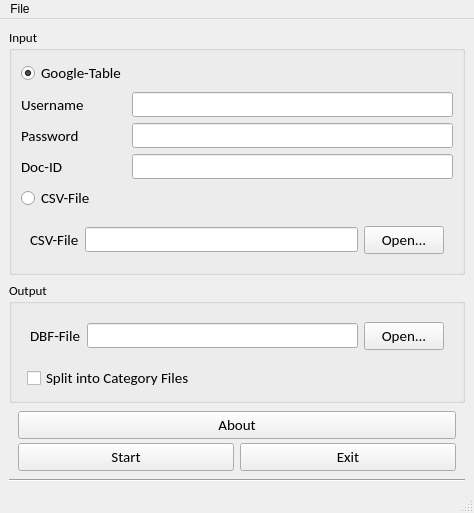
<?xml version="1.0" encoding="UTF-8"?>
<ui version="4.0">
 <author>Korbinian Stein</author>
 <class>MainWindow</class>
 <widget class="QMainWindow" name="MainWindow">
  <property name="geometry">
   <rect>
    <x>0</x>
    <y>0</y>
    <width>474</width>
    <height>504</height>
   </rect>
  </property>
  <property name="windowTitle">
   <string>Table2DBF</string>
  </property>
  <property name="windowIcon">
   <iconset resource="res_table2dbf.qrc">
    <normaloff>:/main/logo.png</normaloff>:/main/logo.png</iconset>
  </property>
  <widget class="QWidget" name="centralwidget">
   <layout class="QVBoxLayout" name="verticalLayout">
    <item>
     <widget class="QGroupBox" name="groupBox">
      <property name="sizePolicy">
       <sizepolicy hsizetype="Preferred" vsizetype="Preferred">
        <horstretch>0</horstretch>
        <verstretch>0</verstretch>
       </sizepolicy>
      </property>
      <property name="font">
       <font>
        <family>Calibri</family>
        <pointsize>10</pointsize>
       </font>
      </property>
      <property name="title">
       <string>Input</string>
      </property>
      <layout class="QFormLayout" name="formLayout">
       <item row="1" column="0">
        <widget class="QRadioButton" name="google_radio">
         <property name="font">
          <font>
           <family>Calibri</family>
           <pointsize>11</pointsize>
          </font>
         </property>
         <property name="text">
          <string>Google-Table</string>
         </property>
         <property name="checked">
          <bool>true</bool>
         </property>
        </widget>
       </item>
       <item row="2" column="0">
        <widget class="QLabel" name="label">
         <property name="font">
          <font>
           <family>Calibri</family>
           <pointsize>11</pointsize>
          </font>
         </property>
         <property name="text">
          <string>Username</string>
         </property>
        </widget>
       </item>
       <item row="2" column="1">
        <widget class="QLineEdit" name="username">
         <property name="minimumSize">
          <size>
           <width>300</width>
           <height>0</height>
          </size>
         </property>
         <property name="inputMethodHints">
          <set>Qt::ImhEmailCharactersOnly</set>
         </property>
        </widget>
       </item>
       <item row="3" column="0">
        <widget class="QLabel" name="label_2">
         <property name="font">
          <font>
           <family>Calibri</family>
           <pointsize>11</pointsize>
          </font>
         </property>
         <property name="text">
          <string>Password</string>
         </property>
        </widget>
       </item>
       <item row="3" column="1">
        <widget class="QLineEdit" name="password">
         <property name="cursor">
          <cursorShape>IBeamCursor</cursorShape>
         </property>
         <property name="inputMask">
          <string/>
         </property>
         <property name="echoMode">
          <enum>QLineEdit::Password</enum>
         </property>
        </widget>
       </item>
       <item row="4" column="0">
        <widget class="QLabel" name="label_3">
         <property name="font">
          <font>
           <family>Calibri</family>
           <pointsize>11</pointsize>
          </font>
         </property>
         <property name="text">
          <string>Doc-ID</string>
         </property>
        </widget>
       </item>
       <item row="4" column="1">
        <widget class="QLineEdit" name="document_id"/>
       </item>
       <item row="6" column="0" colspan="2">
        <widget class="QWidget" name="widget_2" native="true">
         <layout class="QHBoxLayout" name="horizontalLayout_2">
          <item>
           <widget class="QLabel" name="label_5">
            <property name="font">
             <font>
              <family>Calibri</family>
              <pointsize>11</pointsize>
             </font>
            </property>
            <property name="text">
             <string>CSV-File</string>
            </property>
           </widget>
          </item>
          <item>
           <widget class="QLineEdit" name="csv_file"/>
          </item>
          <item>
           <widget class="QPushButton" name="open_csv">
            <property name="font">
             <font>
              <family>Calibri</family>
              <pointsize>11</pointsize>
             </font>
            </property>
            <property name="text">
             <string>Open...</string>
            </property>
           </widget>
          </item>
         </layout>
        </widget>
       </item>
       <item row="5" column="0">
        <widget class="QRadioButton" name="csv_radio">
         <property name="font">
          <font>
           <family>Calibri</family>
           <pointsize>11</pointsize>
          </font>
         </property>
         <property name="text">
          <string>CSV-File</string>
         </property>
        </widget>
       </item>
      </layout>
     </widget>
    </item>
    <item>
     <widget class="QGroupBox" name="groupBox_2">
      <property name="sizePolicy">
       <sizepolicy hsizetype="Preferred" vsizetype="Expanding">
        <horstretch>0</horstretch>
        <verstretch>0</verstretch>
       </sizepolicy>
      </property>
      <property name="font">
       <font>
        <family>Calibri</family>
        <pointsize>10</pointsize>
       </font>
      </property>
      <property name="title">
       <string>Output</string>
      </property>
      <layout class="QFormLayout" name="formLayout_2">
       <item row="0" column="0" colspan="2">
        <widget class="QWidget" name="widget" native="true">
         <layout class="QHBoxLayout" name="horizontalLayout">
          <item>
           <widget class="QLabel" name="label_4">
            <property name="font">
             <font>
              <family>Calibri</family>
              <pointsize>11</pointsize>
             </font>
            </property>
            <property name="text">
             <string>DBF-File</string>
            </property>
           </widget>
          </item>
          <item>
           <widget class="QLineEdit" name="dbf_file"/>
          </item>
          <item>
           <widget class="QPushButton" name="open_dbf">
            <property name="font">
             <font>
              <family>Calibri</family>
              <pointsize>11</pointsize>
             </font>
            </property>
            <property name="text">
             <string>Open...</string>
            </property>
           </widget>
          </item>
         </layout>
         <zorder>open_dbf</zorder>
         <zorder>label_4</zorder>
         <zorder>dbf_file</zorder>
        </widget>
       </item>
       <item row="1" column="1">
        <widget class="QCheckBox" name="split_check">
         <property name="font">
          <font>
           <family>Calibri</family>
           <pointsize>11</pointsize>
          </font>
         </property>
         <property name="text">
          <string>Split into Category Files</string>
         </property>
        </widget>
       </item>
      </layout>
     </widget>
    </item>
    <item>
     <widget class="QWidget" name="widget_3" native="true">
      <property name="font">
       <font>
        <family>Calibri</family>
        <pointsize>11</pointsize>
       </font>
      </property>
      <layout class="QVBoxLayout" name="verticalLayout_2">
       <property name="spacing">
        <number>0</number>
       </property>
       <property name="margin">
        <number>0</number>
       </property>
       <item>
        <widget class="QWidget" name="widget_5" native="true">
         <layout class="QHBoxLayout" name="horizontalLayout_3">
          <property name="leftMargin">
           <number>9</number>
          </property>
          <property name="topMargin">
           <number>2</number>
          </property>
          <property name="rightMargin">
           <number>9</number>
          </property>
          <property name="bottomMargin">
           <number>2</number>
          </property>
          <item>
           <widget class="QPushButton" name="about_button">
            <property name="text">
             <string>About</string>
            </property>
           </widget>
          </item>
         </layout>
        </widget>
       </item>
       <item>
        <widget class="QWidget" name="widget_4" native="true">
         <layout class="QHBoxLayout" name="horizontalLayout_4">
          <property name="leftMargin">
           <number>9</number>
          </property>
          <property name="topMargin">
           <number>2</number>
          </property>
          <property name="rightMargin">
           <number>9</number>
          </property>
          <property name="bottomMargin">
           <number>2</number>
          </property>
          <item>
           <widget class="QPushButton" name="start_button">
            <property name="font">
             <font>
              <family>Calibri</family>
              <pointsize>11</pointsize>
             </font>
            </property>
            <property name="text">
             <string>Start</string>
            </property>
           </widget>
          </item>
          <item>
           <widget class="QPushButton" name="exit_button">
            <property name="font">
             <font>
              <family>Calibri</family>
              <pointsize>11</pointsize>
             </font>
            </property>
            <property name="text">
             <string>Exit</string>
            </property>
           </widget>
          </item>
         </layout>
        </widget>
       </item>
      </layout>
     </widget>
    </item>
    <item>
     <widget class="Line" name="line">
      <property name="orientation">
       <enum>Qt::Horizontal</enum>
      </property>
     </widget>
    </item>
   </layout>
  </widget>
  <widget class="QMenuBar" name="menubar">
   <property name="geometry">
    <rect>
     <x>0</x>
     <y>0</y>
     <width>474</width>
     <height>21</height>
    </rect>
   </property>
   <widget class="QMenu" name="menuTest">
    <property name="title">
     <string>File</string>
    </property>
    <addaction name="actionAbout"/>
    <addaction name="actionExit"/>
   </widget>
   <addaction name="menuTest"/>
  </widget>
  <widget class="QStatusBar" name="statusbar"/>
  <action name="actionAbout">
   <property name="text">
    <string>About</string>
   </property>
  </action>
  <action name="actionExit">
   <property name="text">
    <string>Exit</string>
   </property>
  </action>
 </widget>
 <tabstops>
  <tabstop>google_radio</tabstop>
  <tabstop>username</tabstop>
  <tabstop>password</tabstop>
  <tabstop>document_id</tabstop>
  <tabstop>csv_radio</tabstop>
  <tabstop>csv_file</tabstop>
  <tabstop>open_csv</tabstop>
  <tabstop>dbf_file</tabstop>
  <tabstop>open_dbf</tabstop>
  <tabstop>split_check</tabstop>
 </tabstops>
 <resources>
  <include location="res_table2dbf.qrc"/>
 </resources>
 <connections>
  <connection>
   <sender>exit_button</sender>
   <signal>clicked()</signal>
   <receiver>MainWindow</receiver>
   <slot>close()</slot>
   <hints>
    <hint type="sourcelabel">
     <x>442</x>
     <y>405</y>
    </hint>
    <hint type="destinationlabel">
     <x>302</x>
     <y>206</y>
    </hint>
   </hints>
  </connection>
  <connection>
   <sender>actionExit</sender>
   <signal>triggered()</signal>
   <receiver>MainWindow</receiver>
   <slot>close()</slot>
   <hints>
    <hint type="sourcelabel">
     <x>-1</x>
     <y>-1</y>
    </hint>
    <hint type="destinationlabel">
     <x>236</x>
     <y>226</y>
    </hint>
   </hints>
  </connection>
  <connection>
   <sender>about_button</sender>
   <signal>clicked()</signal>
   <receiver>actionAbout</receiver>
   <slot>trigger()</slot>
   <hints>
    <hint type="sourcelabel">
     <x>236</x>
     <y>443</y>
    </hint>
    <hint type="destinationlabel">
     <x>-1</x>
     <y>-1</y>
    </hint>
   </hints>
  </connection>
 </connections>
</ui>
